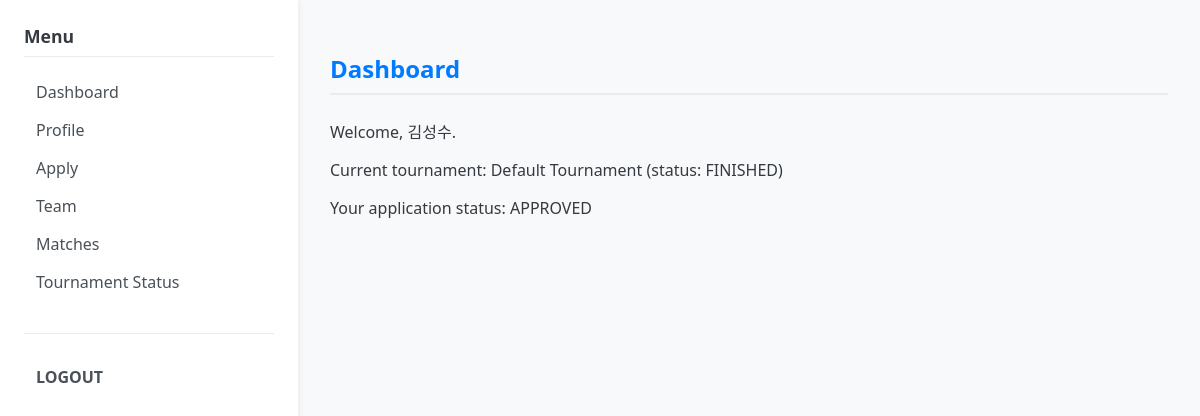
The app's page /user/dashboard (signed in) with its own data.
### models.py (models this page shows)
class User(db.Model):
    __tablename__ = "users"
    id = db.Column(db.Integer, primary_key=True)
    username = db.Column(db.String(64), unique=True, nullable=False)
    password_hash = db.Column(db.String(128), nullable=False)
    role = db.Column(db.String(50), default="USER")  # USER, ADMIN
    approval_status = db.Column(db.String(16), default="PENDING") # PENDING, APPROVED, REJECTED
    student_id = db.Column(db.String(20))      # 학번
    real_name = db.Column(db.String(64))       # 이름
    summoner_riot_id = db.Column(db.String(64))  # "닉네임#태그" 형식 (예: Clyde00#KR1)
    puuid = db.Column(db.String(128))
    tier = db.Column(db.String(32))
    solo_tier = db.Column(db.String(32))  # 예: "PLATINUM IV"
    flex_tier = db.Column(db.String(32))  # 예: "GOLD III"
    actual_score = db.Column(db.Integer)  # 관리자 입력 실제 점수
    primary_role = db.Column(db.String(16))
    secondary_role1 = db.Column(db.String(16))
    secondary_role2 = db.Column(db.String(16))
    created_at = db.Column(db.DateTime, default=datetime.utcnow)
    participants = db.relationship("Participant", back_populates="user")

class Tournament(db.Model):
    __tablename__ = "tournaments"
    id = db.Column(db.Integer, primary_key=True)
    name = db.Column(db.String(128), nullable=False)
    type = db.Column(db.String(16), default="KNOCKOUT") # 대회 방식: "KNOCKOUT", "LEAGUE", "LEAGUE_FINAL"
    status = db.Column(db.String(32), default="OPEN")  # OPEN, IN_PROGRESS, FINISHED
    current_stage = db.Column(db.String(16), default="LEAGUE") # 현재 단계: LEAGUE, PLAYOFF, FINAL 등
    created_at = db.Column(db.DateTime, default=datetime.utcnow)
    participants = db.relationship("Participant", back_populates="tournament")
    teams = db.relationship("Team", back_populates="tournament")

class Participant(db.Model):
    __tablename__ = "participants"
    id = db.Column(db.Integer, primary_key=True)
    user_id = db.Column(db.Integer, db.ForeignKey("users.id"), nullable=False)
    tournament_id = db.Column(db.Integer, db.ForeignKey("tournaments.id"), nullable=False)
    status = db.Column(db.String(16), default="PENDING")  # PENDING, APPROVED, REJECTED
    created_at = db.Column(db.DateTime, default=datetime.utcnow)
    user = db.relationship("User", back_populates="participants")
    tournament = db.relationship("Tournament", back_populates="participants")
    team_membership = db.relationship("TeamMember", back_populates="participant", uselist=False)

### app.py (the view)
@app.route("/user/dashboard")
@login_required(role="USER")
def user_dashboard():
    user = current_user()
    tournament = Tournament.query.first()
    participant = None
    if tournament:
        participant = Participant.query.filter_by(
            user_id=user.id, tournament_id=tournament.id
        ).first()
    return render_template(
        "user/dashboard.html",
        user=user,
        tournament=tournament,
        participant=participant,
    )

### app.py (called while the page is built)
def current_user():
    user_id = session.get("user_id")
    if not user_id:
        return None
    user = User.query.get(user_id)
    return user

def login_required(role=None):
    def decorator(fn):
        from functools import wraps
        @wraps(fn)
        def wrapper(*args, **kwargs):
            user = current_user()
            active_role = session.get("role")
            if not user or not active_role:
                return redirect(url_for("login_page"))
            if role and active_role != role:
                flash("Permission denied. You are logged in as " + active_role + ".")
                return redirect(url_for("login_page"))
            return fn(*args, **kwargs)
        return wrapper
    return decorator

@app.context_processor
def inject_helpers():
    return dict(
        calculate_estimated_score=calculate_estimated_score,
        get_user_score=get_user_score,
        get_member_weighted_score=get_member_weighted_score,
    )

### templates/user/dashboard.html
{% extends "base.html" %}
{% block content %}
<h2>Dashboard</h2>
<p>Welcome, {{ user.real_name or user.username }}.</p>
{% if tournament %}
    <p>Current tournament: {{ tournament.name }} (status: {{ tournament.status }})</p>
    {% if participant %}
        <p>Your application status: {{ participant.status }}</p>
    {% else %}
        <p>You have not applied yet.</p>
    {% endif %}
{% else %}
    <p>No tournament available.</p>
{% endif %}
{% endblock %}

### static/css/style.css (style rules this page uses)
body { font-family: 'Segoe UI', Tahoma, Geneva, Verdana, sans-serif; margin: 0; padding: 0; background-color: #f8f9fa; color: #343a40; }
h2 { color: #007bff; border-bottom: 2px solid #e9ecef; padding-bottom: 0.5rem; margin-bottom: 1.5rem; }

### records on screen
User: real_name "김성수"
Tournament: name "Default Tournament", status "FINISHED"
Participant: status "APPROVED"
